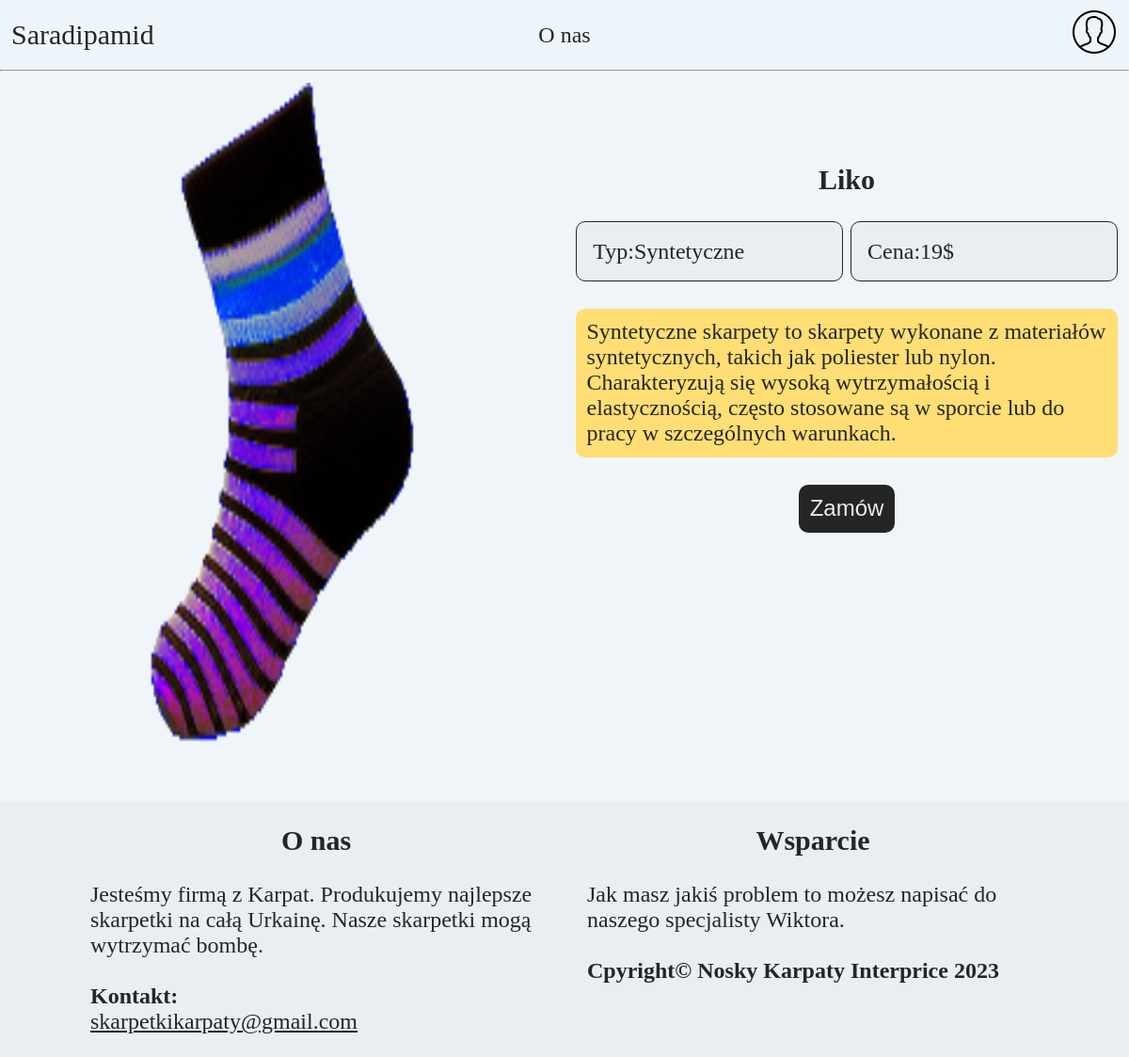
The page /insert.php?id=10 on the database its author committed.
### tables this page shows
CREATE TABLE `noski` (
  `id` int(11) NOT NULL AUTO_INCREMENT,
  `nazwa` text NOT NULL,
  `typ` int(11) NOT NULL,
  `cena` int(11) NOT NULL,
  `foto` varchar(255) NOT NULL,
  PRIMARY KEY (`id`),
  KEY `tym` (`typ`),
  CONSTRAINT `noski_ibfk_1` FOREIGN KEY (`typ`) REFERENCES `typy` (`id`)
);

CREATE TABLE `typy` (
  `id` int(11) NOT NULL AUTO_INCREMENT,
  `typ` enum('Wełniane','Bawełniane','Syntetyczne','Specjalistyczne') NOT NULL,
  `opis` varchar(20000) NOT NULL,
  PRIMARY KEY (`id`),
  UNIQUE KEY `inf2` (`opis`) USING HASH
);

### insert.php (the view, shortened to what this page needs)
<?php
		require_once"connect.php";
		$ide = $_GET['id'];
		$poc = "SELECT * FROM noski, typy WHERE noski.id=$ide and noski.typ = typy.typ;";
		$opo = mysqli_query($conn, $poc);
		$row = mysqli_fetch_assoc($opo);
?>
<!DOCTYPE html>
<html lang="pl-PL">
<head>
	<link rel="stylesheet" href="styl_inse.css">
</head>
<body>
	<header>
		<div class="menu menu1">
			<p><a style="font-size: 30px; text-decoration: none;" href="index.php">Saradipamid</a></p>
		</div>
		<div class="menu menu2">
			<a href="#stop">O nas</a>
		</div>
		<div class="menu menu3">
			<div class="log">
				<?php
				if (@$_SESSION['user']) {
					echo "
					<a href='profile.php' style='text-decoration: none;'>Witaj ".@$_SESSION['user']['imie']."</a>
					";
				}else {
					echo "
						<a href='login.php'>
							<img src='img/BBD/profile.png' alt=''>
						</a>
				";
				}
				?>
			</div>
		</div>
	</header>
	<hr>
	<?php
	echo "
	<article>
	 	<div class='type1'>
	 		<img src='".$row['foto']."' alt=''>
	 	</div>
	 	<div class='type2'>
	 		<div class='oczko'>
	 		<h1 style='text-align: center;'>".$row['nazwa']."</h1><br>
		 		<div class='typ'>Typ:".$row['typ']."</div>
		 		<div class='cena'>Cena:".$row['cena']."$</div>
		 		<div class='opis'>
		 			<p>
		 				".$row['opis']."
		 			</p>
		 		</div>
		 		<br>
		 		<br>
		 		<br>
		 		<br>
		 		<p><input onclick='on()' type='submit' value='Zamów' style='cursor: pointer;'></p>
			</div>
	 	</div>
	 </article>	";
	 ?>
	<br>
	<footer id="stop">
		<div class="fot1">
			<h1>O nas</h1>
			<br>
			<p>Jesteśmy firmą z Karpat. Produkujemy najlepsze skarpetki na całą Urkainę. Nasze skarpetki mogą wytrzymać bombę.</p>
			<br>
			<h2>Kontakt:</h2><a href="#">skarpetkikarpaty@gmail.com</a>
		</div>
		<div class="fot2">
			<h1>Wsparcie</h1>
			<br>
			<p>Jak masz jakiś problem to możesz napisać do naszego specjalisty Wiktora.</p>
			<br>
			<h2>Cpyright&copy Nosky Karpaty Interprice 2023</h2>
		</div>
	</footer>
</body>
</html>

### styl_inse.css (style rules this page uses)
* { margin: 0; padding: 0; font-size: 24px; color: #252525; }
body { background-color: #EFF5F9; }
h1 { font-size: 30px; }
header { width: 100%; height: 50px; }
header>.menu { display: flex; float: left; padding: 1%; background-color: #EEF5FA; }
header>.menu1, .menu3 { width: 18%; height: 100%; background-color: #EEF5FA; }
header>.menu1>p { font-size: 30px; margin-top: auto; margin-bottom: auto; }
header>.menu2 { width: 58%; height: 100%; justify-content: space-around; }
header>.menu2>a { margin-top: auto; margin-bottom: auto; text-decoration: none; }
header>.menu3 { justify-content: right; align-items: center; }
header>.menu3>.log { float: right; }
article { width: 100%; }
article>div { float: left; width: 48%; padding: 1%; display: flex; min-height: 752px; }
article>div>img { width: 50%; margin-left: auto; margin-right: auto; }
article>div>.oczko { width: 100%; margin-top: 15%; }
article>div>.oczko>.typ, .cena { width: 43%; padding: 3%; float: left; background-color: #E8EEF1; border: .2px #252525 solid; border-radius: 10px; }
article>div>.oczko>.cena { float: right; }
article>div>.oczko>p { text-align: center; }
article>.type2>.oczko>.opis { float: left; margin-top: 5%; background-color: #FEDE75; padding: 2%; border-radius: 10px; }
article>div>.oczko>p>input { border: none; padding: 2%; border-radius: 10px; margin-top: 5%; color: #E8EEF1; background-color: #252525; }
footer { width: 100%; position: relative; right: 0; bottom: 0; left: 0; background-color: #E8EEF1; display: flex; justify-content: center; }
footer>div { width: 40%; padding: 2%; }
footer>div>h1 { text-align: center; }

### rows shown on the page
noski: foto (picture), nazwa "Liko", typ.typ "Syntetyczne", cena "19", typ.opis "Syntetyczne skarpety to skarpety wykonane z materiałów syntetycznych, takich jak poliester lub nylon. Charakteryzują się wysoką wytrzymałością i elastycznością, często stosowane są w sporcie lub do pracy w szczególnych warunkach."
